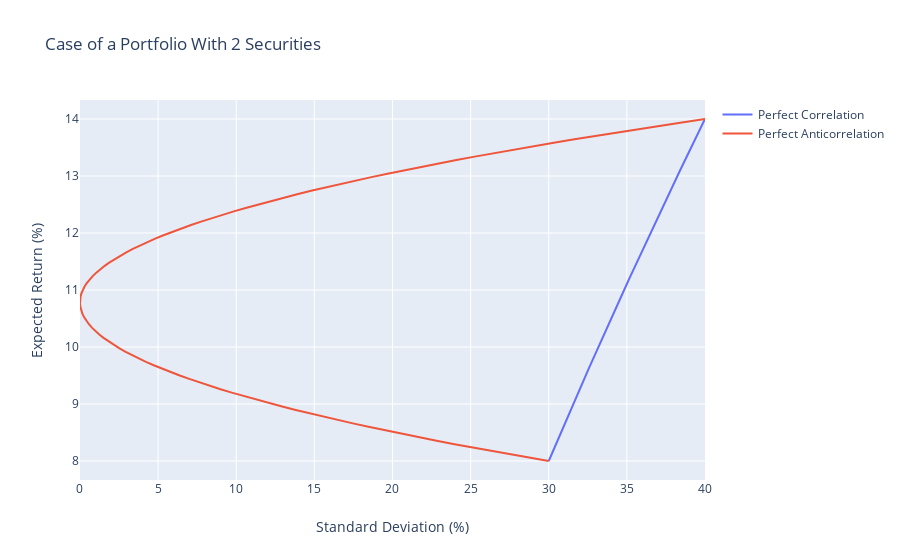

The code cell stored with this chart in its notebook:
### Code cell
trace1 = go.Scatter(
    x = anti_df['Variance P'], y = anti_df['µP'], name = 'Perfect Anticorrelation'
)
data = [trace0, trace1]
layout = go.Layout(
    title = 'Case of a Portfolio With 2 Securities', yaxis = dict(title = 'Expected Return (%)'), 
    xaxis = dict(title = 'Standard Deviation (%)'))
fig = go.Figure(data=data, layout=layout)
plotly.offline.iplot(fig)
